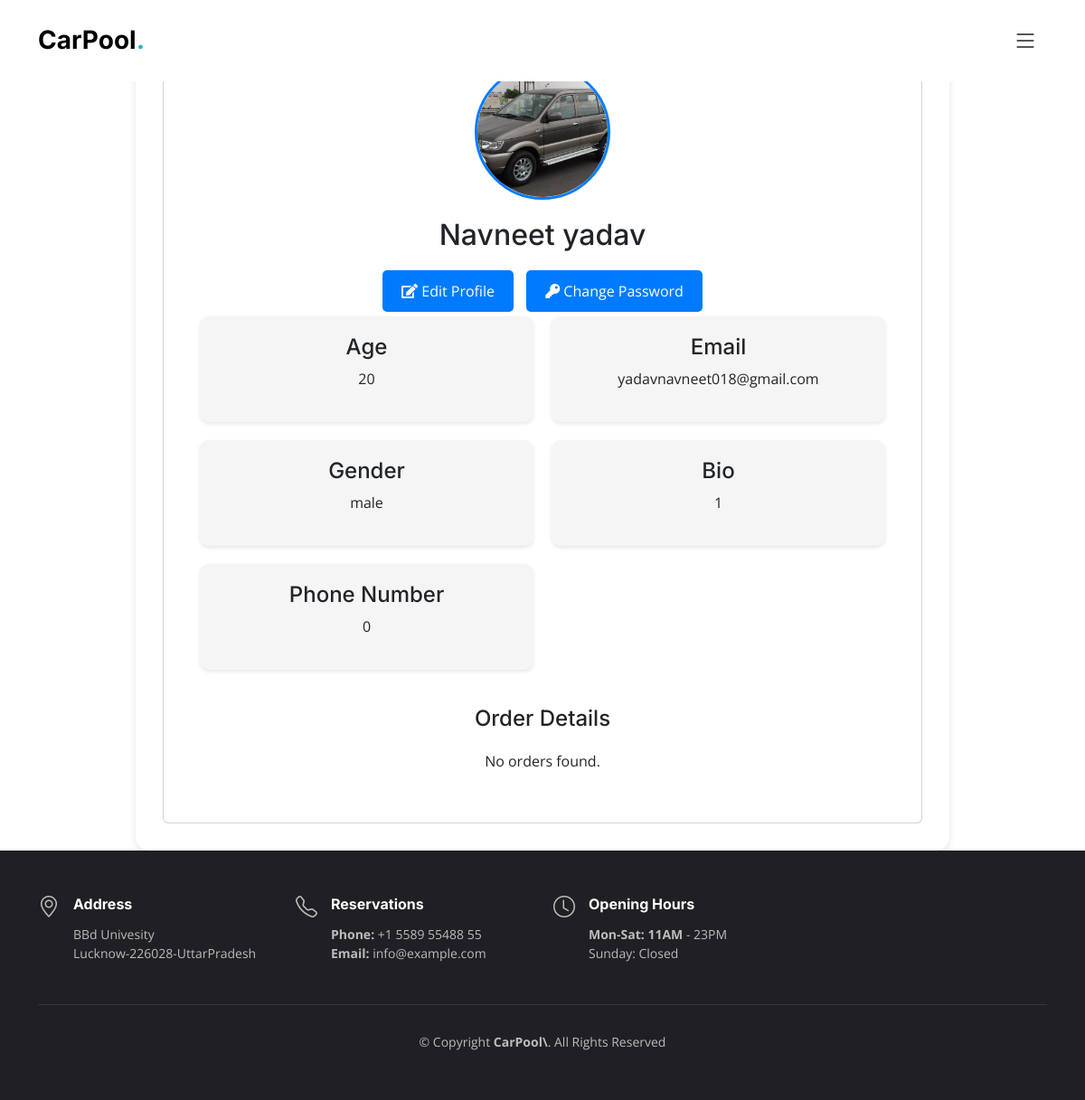
The app's page /profile (signed in) with its own data.
### shop/models.py (models this page shows, shortened)
class Profile(models.Model):
  user = models.ForeignKey(User, on_delete=models.CASCADE, default=1)
  geneder_choices = (
    ('male','Male'),
    ('female','Female'),
    ('other','Other')
  )
  name = models.CharField(max_length=50)
  bio = models.CharField(max_length=200,default=1)
  gender= models.CharField(max_length=10,choices=geneder_choices)
  image = models.ImageField(upload_to='profiles')
  age = models.IntegerField()
  email = models.EmailField()
  number = models.CharField(max_length=10)

### shop/views.py (the view)
# urls.py: path('profile', profile_view, name='profile'),
@login_required
def profile_view(request):
    orders = Order.objects.filter(user=request.user)
    profile = Profile.objects.filter(user=request.user).first()
    if not profile:
        return redirect('profile_update')
    return render(request, 'profile.html', {
        'profile': profile,
        'orders': orders
    })

### templates/profile.html (shortened to what this page needs)
{% extends 'layout/base.html' %}
{% block content %}
<!DOCTYPE html>
<html lang="en">
<head>
</head>
<body>
    <div class="profile-page">
        <section class="container">
            <div class="card">
                <div class="profile">
                    {% if profile.image %}
                        <img src="{{ profile.image.url }}" alt="Profile Image" >
                    {% endif %}
                    <h3>{{ profile.name }}</h3>
                    {% if request.user == profile.user %}
                        <a href="{% url 'profile_edit' %}" class="btn"><i class="fa fa-edit"></i> Edit Profile</a>
                        <a href="{% url 'change_password' %}" class="btn"><i class="fa fa-key"></i> Change Password</a>
                    {% endif %}
                </div>
                <div class="grid-container">
                    <div class="grid-item">
                        <h4>Age</h4>
                        <p>{{ profile.age }}</p>
                    </div>
                    <div class="grid-item">
                        <h4>Email</h4>
                        <p>{{ profile.email }}</p>
                    </div>
                    <div class="grid-item">
                        <h4>Gender</h4>
                        <p>{{ profile.gender }}</p>
                    </div>
                    <div class="grid-item">
                        <h4>Bio</h4>
                        <p>{{ profile.bio }}</p>
                    </div>
                    <div class="grid-item">
                        <h4>Phone Number</h4>
                        <p>{{ profile.number }}</p>
                    </div>
                </div>
                <div class="orders">
                    <h2>Order Details</h2>
                    <ul>
                        {% for order in orders %}
                        <li>
                            <span>Order ID: {{ order.order_id }}</span>
                            <div>
                                <a href="{% url 'order_detail' order.order_id %}" class="btn">View Details</a>
                                <a href="{% url 'cancel_order' order.order_id %}" class="btn">Cancel Order</a>
                            </div>
                        </li>
                        {% empty %}
                        <p>No orders found.</p>
                        {% endfor %}
                    </ul>
                </div>
            </div>
        </section>
    </div>
</body>
</html>
{% endblock content %}

### assets/css/main.css (style rules this page uses)
:root { --font-default: "Open Sans", system-ui, -apple-system, "Segoe UI", Roboto, "Helvetica Neue", Arial, "Noto Sans", "Liberation Sans", sans-serif, "Apple Color Emoji", "Segoe UI Emoji", "Segoe UI Symbol", "Noto Color Emoji"; --font-primary: "Roboto", sans-serif !important; --font-secondary: "Inter", sans-serif; }
:root { --color-default: #212529; --color-primary: #21b2d2; --color-secondary: #37373f; }
:root { scroll-behavior: smooth; }
body { font-family: var(--font-default); color: var(--color-default); }
a { color: var(--color-primary); text-decoration: none; }
h1, h2, h3, h4, h5, h6 { font-family: var(--font-secondary); }
section { overflow: hidden; padding: 80px 0; scroll-margin-top: 90px; overflow: clip; }

### templates/profile.html (style rules this page uses)
.profile-page .container { background-color: #fff; padding: 30px; border-radius: 15px; box-shadow: 0 4px 8px rgba(0, 0, 0, 0.1); width: 90%; max-width: 900px; }
.profile-page .card { text-align: center; padding: 40px; }
.profile img { width: 150px; height: 150px; object-fit: cover; border-radius: 50%; margin-bottom: 20px; border: 3px solid #007bff; }
.profile h3 { font-size: 2rem; margin-bottom: 15px; }
.profile-page .grid-container { display: grid; grid-template-columns: repeat(auto-fit, minmax(250px, 1fr)); gap: 20px; }
.profile-page .grid-item { background-color: #f5f5f5; padding: 20px; border-radius: 10px; box-shadow: 0 2px 4px rgba(0, 0, 0, 0.1); text-align: center; }
.profile-page .orders { margin-top: 40px; }
.profile-page .orders h2 { font-size: 1.5rem; margin-bottom: 20px; }
.profile-page .orders ul { list-style: none; padding: 0; }
.profile-page a.btn { display: inline-block; padding: 10px 20px; background-color: #007bff; color: #fff; text-decoration: none; border-radius: 5px; transition: background-color 0.3s ease; margin: 5px; }

### records on screen
Profile: image (picture), name "Navneet yadav", age "20", email "yadavnavneet018@gmail.com", gender "male", bio "1", number "0"
